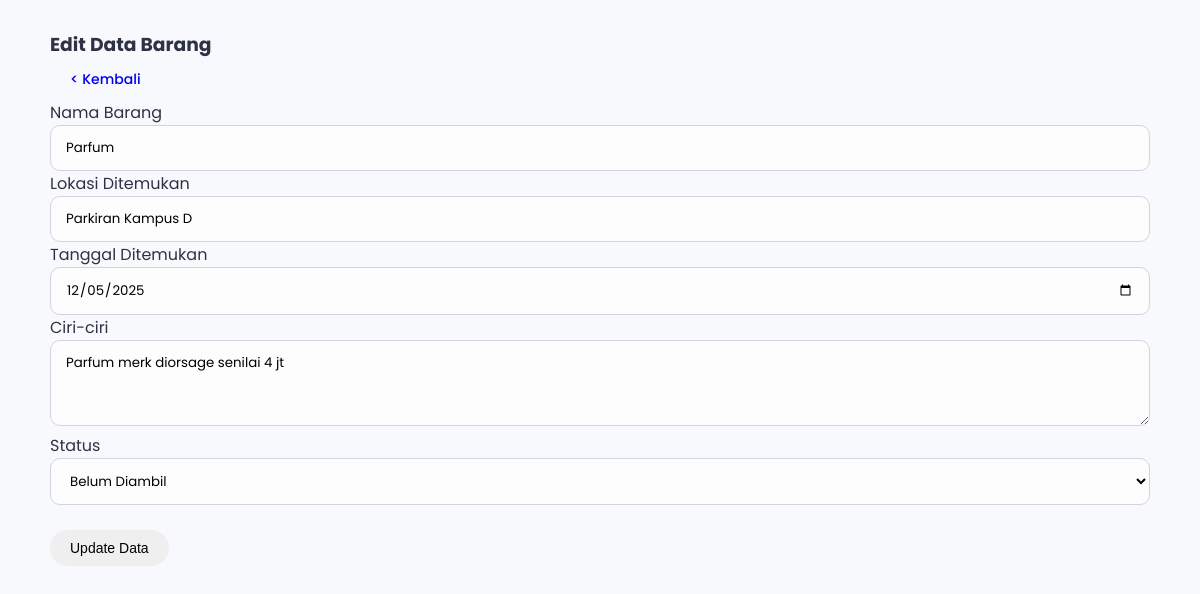
The page /edit.php?id=9 on the database its author committed.
### tables this page shows
CREATE TABLE `barang_temuan` (
  `id` int(11) NOT NULL,
  `nama_barang` varchar(100) NOT NULL,
  `lokasi_ditemukan` varchar(100) NOT NULL,
  `tanggal_ditemukan` date NOT NULL,
  `ciri_ciri` text DEFAULT NULL,
  `status` varchar(50) NOT NULL
);

### edit.php (the view, shortened to what this page needs)
<?php
include 'koneksi.php';
$id = $_GET['id'];
$data_awal = mysqli_query($koneksi, "SELECT * FROM barang_temuan WHERE id='$id'");
$d = mysqli_fetch_array($data_awal);
?>
<!DOCTYPE html>
<html>
<head>
    <link href='https://unpkg.com/boxicons@2.1.4/css/boxicons.min.css' rel='stylesheet'>
    <link rel="stylesheet" href="css/style.css">
</head>
<body>
    <div class="container">
        <h3>Edit Data Barang</h3>
        <a href="index.php" class="btn btn-kembali">< Kembali</a>
        <form name="formBarang" action="" method="POST">
            <label>Nama Barang</label>
            <input type="text" name="nama_barang" value="<?php echo $d['nama_barang']; ?>">
            <label>Lokasi Ditemukan</label>
            <input type="text" name="lokasi_ditemukan" value="<?php echo $d['lokasi_ditemukan']; ?>">
            <label>Tanggal Ditemukan</label>
            <input type="date" name="tanggal_ditemukan" value="<?php echo $d['tanggal_ditemukan']; ?>">
            <label>Ciri-ciri</label>
            <textarea name="ciri_ciri" rows="3"><?php echo $d['ciri_ciri']; ?></textarea>
            <label>Status</label>
            <select name="status">
                <option value="Belum Diambil" <?php if($d['status'] == 'Belum Diambil') echo 'selected'; ?>>Belum Diambil</option>
            </select>
            <br><br>
            <button type="submit" name="update" class="btn btn-simpan">Update Data</button>
        </form>
    </div>
</body>
</html>

### css/style.css (style rules this page uses)
:root { --primary-color: #4e73df; --secondary-color: #858796; --success-color: #1cc88a; --danger-color: #e74a3b; --warning-color: #f6c23e; --dark-color: #2e3245; --light-bg: #f8f9fc; --card-shadow: 0 0.15rem 1.75rem 0 rgba(58, 59, 69, 0.15); --border-radius: 10px; }
* { margin: 0; padding: 0; box-sizing: border-box; }
body { font-family: "Poppins", sans-serif; background-color: var(--light-bg); color: var(--dark-color); padding: 30px; }
.container { max-width: 1100px; margin: 0 auto; }
input[type="text"], input[type="date"], select, textarea { width: 100%; padding: 12px 15px; border: 1px solid #d1d3e2; border-radius: var(--border-radius); font-family: inherit; transition: all 0.3s ease; background-color: #fdfdfd; }
.btn { padding: 10px 20px; border-radius: 50px; cursor: pointer; border: none; font-size: 14px; font-weight: 500; display: inline-flex; align-items: center; gap: 8px; transition: transform 0.2s, box-shadow 0.2s; text-decoration: none; }

### rows shown on the page
barang_temuan: nama_barang "Parfum", lokasi_ditemukan "Parkiran Kampus D", tanggal_ditemukan "12/05/2025", ciri_ciri "Parfum merk diorsage senilai 4 jt", status "Belum Diambil"
